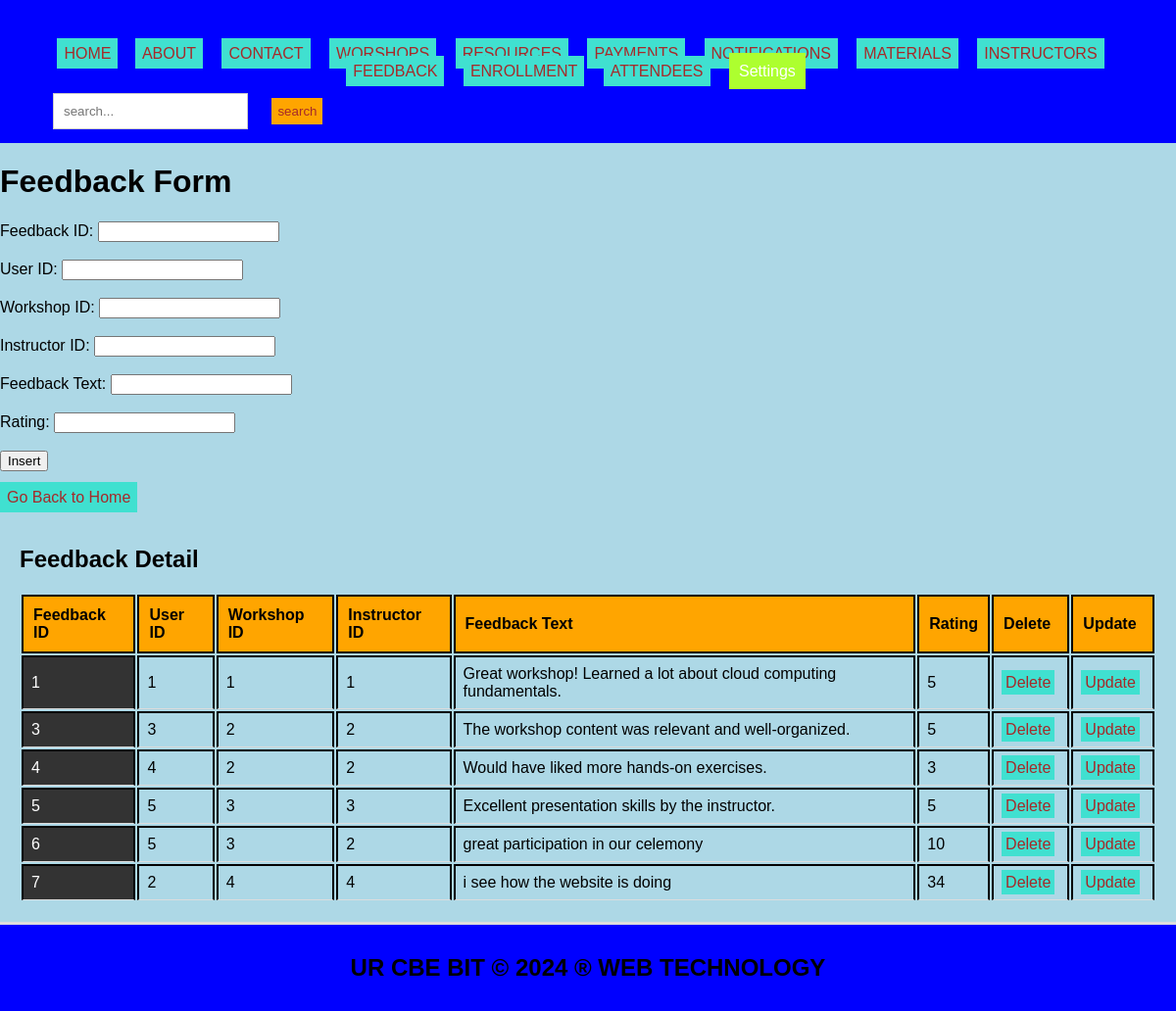
Page /feedback.php on the committed database.
### tables this page shows
CREATE TABLE `feedback` (
  `feedback_id` int(11) NOT NULL,
  `user_id` int(11) DEFAULT NULL,
  `workshop_id` int(11) DEFAULT NULL,
  `instructor_id` int(11) DEFAULT NULL,
  `feedback_text` text DEFAULT NULL,
  `rating` int(11) DEFAULT NULL
);

### feedback.php (the view, shortened to what this page needs)
<!DOCTYPE html>
<html lang="en">
<head>
  <link rel="stylesheet" type="text/css" href="style.css">
</head>
<body style="background-color: lightblue;">
  <header>
    <ul style="list-style-type: none; padding: 0;">
      <li style="display: inline; margin-right: 10px;">
           <ul style="list-style-type: none; padding: 0;">
    </li>
    <li style="display: inline; margin-right: 8px;"><a href="./home.html">HOME</a></li>
    <li style="display: inline; margin-right: 10px;"><a href="./about.html">ABOUT</a></li>
    <li style="display: inline; margin-right: 10px;"><a href="./contact.html">CONTACT</a></li>
    <li style="display: inline; margin-right: 10px;"><a href="./workshops.php">WORSHOPS</a></li>
    <li style="display: inline; margin-right: 10px;"><a href="./resources.php">RESOURCES</a></li>
    <li style="display: inline; margin-right: 10px;"><a href="./payments.php">PAYMENTS</a></li>
    <li style="display: inline; margin-right: 10px;"><a href="./notifications.php">NOTIFICATIONS</a></li>
    <li style="display: inline; margin-right: 10px;"><a href="./materials.php">MATERIALS</a></li>
    <li style="display: inline; margin-right: 10px;"><a href="./instructors.php">INSTRUCTORS</a></li>
    <li style="display: inline; margin-right: 10px;"><a href="./feedback.php">FEEDBACK</a></li>
    <li style="display: inline; margin-right: 10px;"><a href="./enrollment.php">ENROLLMENT</a></li>
    <li style="display: inline; margin-right: 10px;"><a href="./attendees.php">ATTENDEES</a></li>
      <li class="dropdown" style="display: inline; margin-right: 10px;">
      <a href="#" style="padding: 10px; color: white; background-color: greenyellow; text-decoration: none; margin-right: 15px;">Settings</a>
    </li>
    </ul>
  </header>
<body style="background-color: yellowgreen;">
    <div class="search-form">
      <form role="search" action="search.php">
        <input class="form-control" type="search" placeholder="search..." aria-label="search" name="query">
        <button class="btn" type="submit">search</button>
      </form>
    </div>
    <h1>Feedback Form</h1>
    <form method="post" onsubmit="return confirmInsert();">
        <label for="feedback_id">Feedback ID:</label>
        <input type="number" id="feedback_id" name="feedback_id" required><br><br>
        <label for="user_id">User ID:</label>
        <input type="number" id="user_id" name="user_id" required><br><br>
        <label for="workshop_id">Workshop ID:</label>
        <input type="number" id="workshop_id" name="workshop_id" required><br><br>
        <label for="instructor_id">Instructor ID:</label>
        <input type="number" id="instructor_id" name="instructor_id" required><br><br>
        <label for="feedback_text">Feedback Text:</label>
        <input type="text" id="feedback_text" name="feedback_text" required><br><br>
        <label for="rating">Rating:</label>
        <input type="number" id="rating" name="rating" required><br><br>
        <input type="submit" name="add" value="Insert"><br><br>
        <a href="./home.html">Go Back to Home</a>
    </form>
    <?php
    include('database_connection.php');
    ?>
    <section>
        <h2>Feedback Detail</h2>
        <table>
            <tr>
                <th>Feedback ID</th>
                <th>User ID</th>
                <th>Workshop ID</th>
                <th>Instructor ID</th>
                <th>Feedback Text</th>
                <th>Rating</th>
                <th>Delete</th>
                <th>Update</th>
            </tr>
            <?php
            $sql = "SELECT * FROM feedback";
            $result = $connection->query($sql);
            if ($result->num_rows > 0) {
                while ($row = $result->fetch_assoc()) {
                    echo "<tr>
                            <td>{$row['feedback_id']}</td>
                            <td>{$row['user_id']}</td>
                            <td>{$row['workshop_id']}</td>
                            <td>{$row['instructor_id']}</td>
                            <td>{$row['feedback_text']}</td>
                            <td>{$row['rating']}</td>
                            <td><a style='padding:4px' href='delete_feedback.php?feedback_id={$row['feedback_id']}'>Delete</a></td>
                            <td><a style='padding:4px' href='update_feedback.php?feedback_id={$row['feedback_id']}'>Update</a></td>
                          </tr>";
                }
            } else {
                echo "<tr><td colspan='8'>No data found</td></tr>";
            }
            ?>
        </table>
    </section>
    <footer>
        <h2>UR CBE BIT &copy; 2024 &reg; WEB TECHNOLOGY</h2>
    </footer>
</body>
</html>

### style.css (style rules this page uses)
body { font-family: Arial, sans-serif; margin: 0; padding: 0; }
.search-form { float: left; padding: 20px; }
.form-control { padding: 8px; margin-left: 4px; border: 1px solid #ccc; }
.btn { padding: 6px; background-color: orange; color: brown; border: none; }
.dropdown { position: relative; display: inline; margin-right: 10px; }
body { font-family: Arial,sans-serif; margin:0; padding:0; }
header { background-color:blue; padding: 20px; }
.dropdown { position: right; display:right; direction:rtl; }
section { padding:28px; border-bottom: 1px solid #ddd; }
footer { text-align: center; padding: 15px; background-color:blue; }

### feedback.php (style rules this page uses)
a:link { color: #0066cc; text-decoration: none; }
a { padding: 7px; color: white; background-color: turquoise; text-decoration: none; margin-right: 5px; }
a:link { color: brown; }
button.btn { margin-left: 20px; margin-top: 10px; }
input.form-control { padding: 10px; }
th, td { border: 2px solid black; padding: 10px; text-align: left; }
th { background-color: orange; }
section { padding: 20px; border-bottom: 3px solid #ddd; }
header { text-align: center; padding: 30px; background-color: blue; }
.search-form { position: fixed; top: 70px; left: 30px; z-index: 999; }
footer { text-align: center; padding: 10px; background-color: blue; }

### rows in the picture
feedback: feedback_id "1", user "1", workshop "1", instructor "1", feedback_text "Great workshop! Learned a lot about cloud computing fundamentals.", rating "5"
feedback: feedback_id "3", user "3", workshop "2", instructor "2", feedback_text "The workshop content was relevant and well-organized.", rating "5"
feedback: feedback_id "4", user "4", workshop "2", instructor "2", feedback_text "Would have liked more hands-on exercises.", rating "3"
feedback: feedback_id "5", user "5", workshop "3", instructor "3", feedback_text "Excellent presentation skills by the instructor.", rating "5"
feedback: feedback_id "6", user "5", workshop "3", instructor "2", feedback_text "great participation in our celemony", rating "10"
feedback: feedback_id "7", user "2", workshop "4", instructor "4", feedback_text "i see how the website is doing", rating "34"
